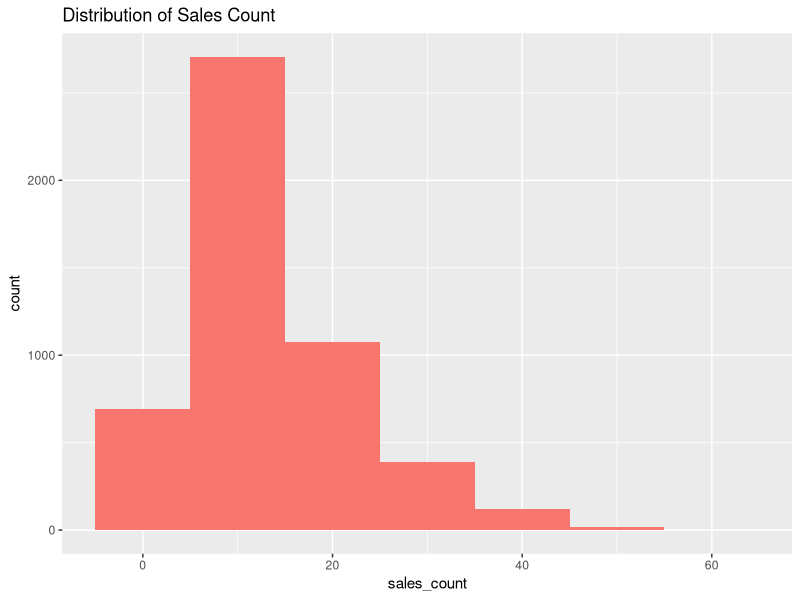
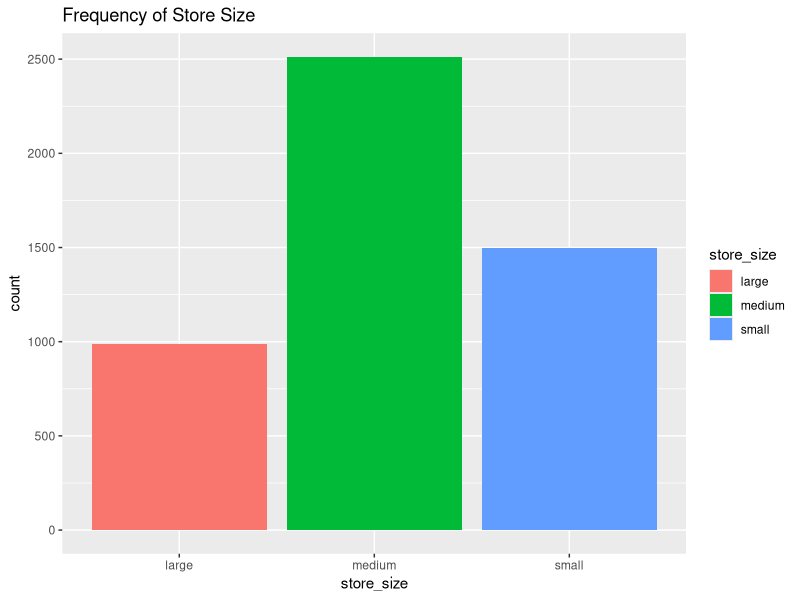
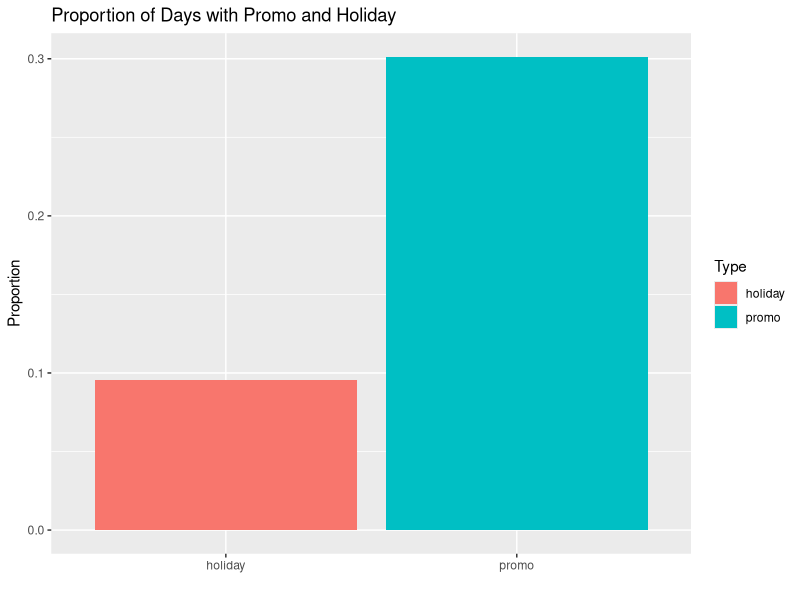

Generate these figures, in order, with R:
## ---- chunk 1
knitr::opts_chunk$set(echo = TRUE)
## ---- chunk 2
suppressPackageStartupMessages({
  library(tidyverse)
  library(dplyr)
  library(readr)
  library(ggplot2)
  library(MASS)
  library(caret)
  library(glmnet)
  library(cowplot)
  library(psych)
})
## ---- chunk 3
sales_data <- read_csv("store_sales_data.csv", show_col_types = FALSE)
head(sales_data)
## ---- chunk 4
summary(sales_data)
glimpse(sales_data)
## ---- chunk 5
sales_data <- sales_data %>%
  mutate(across(c(day_of_week, promo, holiday, store_size), as.factor))

head(sales_data)
## ---- chunk 6
ggplot(sales_data, aes(x=sales_count)) +
  geom_histogram(binwidth = 10, fill="#F8766D") + 
  labs(title= "Distribution of Sales Count")

ggplot(sales_data, aes(x= store_size)) + 
  geom_bar(aes(fill=store_size)) + 
  labs(title="Frequency of Store Size")

sales_data %>%
  summarise(
    promo = mean(promo == 1),
    holiday = mean(holiday == 1)
  ) %>% pivot_longer(
    cols = c(promo, holiday), 
    names_to = "Type", values_to = "Proportion") %>%
  ggplot(aes(x = Type, y = Proportion, fill = Type)) +
  geom_bar(stat = "identity") +
  labs(title = "Proportion of Days with Promo and Holiday",
       x = "",
       y = "Proportion")
## ---- chunk 7
poisson_model <- glm(sales_count ~ day_of_week+promo+holiday+store_size, 
                     family=poisson, data = sales_data)

summary(poisson_model)
## ---- chunk 8
deviance(poisson_model) / df.residual(poisson_model)
## ---- chunk 9
exp(2.986855 + 0.060625 + -0.697036 + 0.410422 + 0) 

## ---- chunk 10
exp(2.986855 + 0 + 0 -0.330349)
